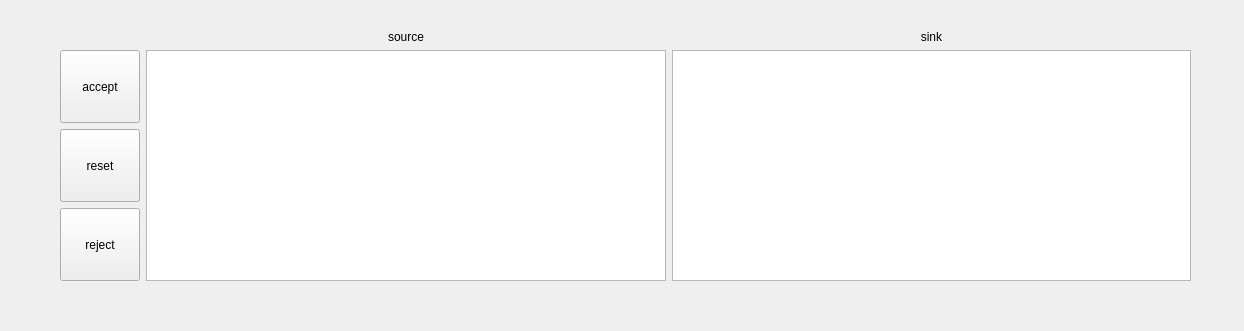
<?xml version="1.0" encoding="UTF-8"?>
<ui version="4.0">
 <class>SourceSinkLinking</class>
 <widget class="QWidget" name="SourceSinkLinking">
  <property name="geometry">
   <rect>
    <x>0</x>
    <y>0</y>
    <width>1244</width>
    <height>331</height>
   </rect>
  </property>
  <property name="windowTitle">
   <string>Form</string>
  </property>
  <widget class="QWidget" name="gridLayoutWidget">
   <property name="geometry">
    <rect>
     <x>60</x>
     <y>30</y>
     <width>1131</width>
     <height>251</height>
    </rect>
   </property>
   <layout class="QGridLayout" name="gridLayout">
    <item row="1" column="2">
     <widget class="QListWidget" name="listSink"/>
    </item>
    <item row="1" column="0">
     <layout class="QVBoxLayout" name="verticalLayout">
      <item>
       <widget class="QPushButton" name="pushAccept">
        <property name="sizePolicy">
         <sizepolicy hsizetype="Minimum" vsizetype="Minimum">
          <horstretch>0</horstretch>
          <verstretch>0</verstretch>
         </sizepolicy>
        </property>
        <property name="minimumSize">
         <size>
          <width>52</width>
          <height>52</height>
         </size>
        </property>
        <property name="text">
         <string>accept</string>
        </property>
       </widget>
      </item>
      <item>
       <widget class="QPushButton" name="pushReset">
        <property name="sizePolicy">
         <sizepolicy hsizetype="Minimum" vsizetype="Minimum">
          <horstretch>0</horstretch>
          <verstretch>0</verstretch>
         </sizepolicy>
        </property>
        <property name="minimumSize">
         <size>
          <width>52</width>
          <height>52</height>
         </size>
        </property>
        <property name="text">
         <string>reset</string>
        </property>
       </widget>
      </item>
      <item>
       <widget class="QPushButton" name="pushReject">
        <property name="sizePolicy">
         <sizepolicy hsizetype="Minimum" vsizetype="Minimum">
          <horstretch>0</horstretch>
          <verstretch>0</verstretch>
         </sizepolicy>
        </property>
        <property name="minimumSize">
         <size>
          <width>52</width>
          <height>52</height>
         </size>
        </property>
        <property name="text">
         <string>reject</string>
        </property>
       </widget>
      </item>
     </layout>
    </item>
    <item row="1" column="1">
     <widget class="QListWidget" name="listSource"/>
    </item>
    <item row="0" column="1">
     <widget class="QLabel" name="labelLeft">
      <property name="text">
       <string>source</string>
      </property>
      <property name="alignment">
       <set>Qt::AlignCenter</set>
      </property>
     </widget>
    </item>
    <item row="0" column="2">
     <widget class="QLabel" name="labelRight">
      <property name="text">
       <string>sink</string>
      </property>
      <property name="alignment">
       <set>Qt::AlignCenter</set>
      </property>
     </widget>
    </item>
   </layout>
  </widget>
 </widget>
 <resources/>
 <connections/>
</ui>
